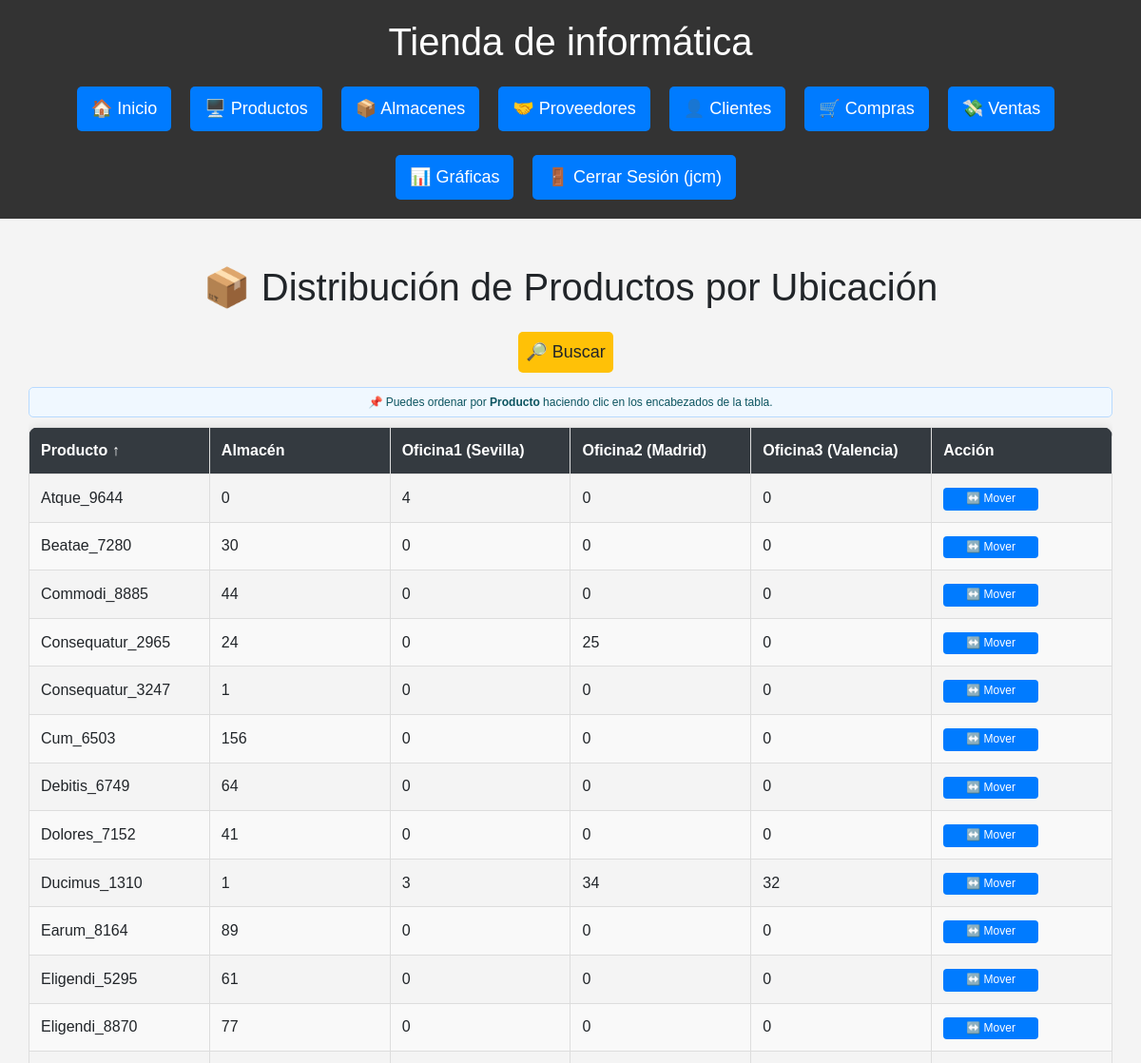
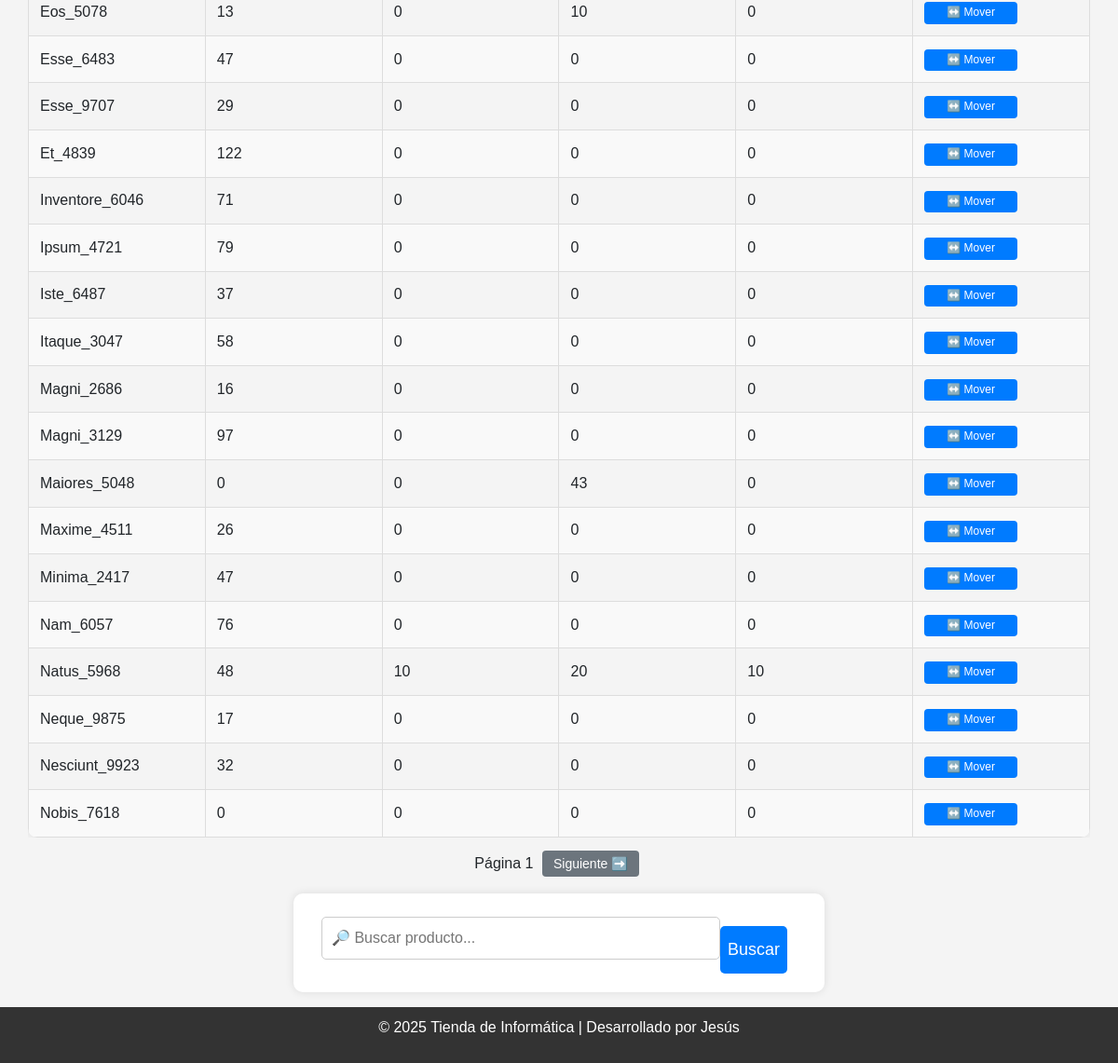
Page /almacenes (signed in) on the committed database (2 pictures, top to bottom).
### db.py (models this page shows)
class Ubicacion(Base):
    __tablename__ = "Ubicacion"
    id = Column(Integer, primary_key=True)
    nombre = Column(String(100), unique=True, nullable=False)

class Producto(Base):
    __tablename__ = "Producto"
    id = Column(Integer, primary_key=True)
    nombre = Column(String(150), unique=True, nullable=False)
    descripcion = Column(Text)
    categoria_id = Column(Integer, ForeignKey('Categoria.id'), nullable=True)
    precio = Column(Numeric(10, 2), nullable=False)
    stock = Column(Integer, default=0)
    cantidad_total = Column(Integer, default=30)
    fecha_creacion = Column(DateTime, default=func.now())
    categoria = relationship('Categoria', backref=backref('productos', lazy=True))
    ventas = relationship("DetalleVenta", back_populates="producto")

### routes/almacenes.py (the view)
@almacenes_bp.route('/almacenes')
@login_required
def ver_almacenes():
    nombre = request.args.get("nombre", "")
    pagina = int(request.args.get("pagina", 1))
    orden = request.args.get("orden", "producto")
    direccion = request.args.get("direccion", "asc")
    por_pagina = 30
    ubicaciones = sesion.query(Ubicacion).all()
    query = sesion.query(Producto)
    if nombre:
        query = query.filter(Producto.nombre.ilike(f"%{nombre}%"))
    if orden == "producto":
        if direccion == "desc":
            query = query.order_by(Producto.nombre.desc())
        else:
            query = query.order_by(Producto.nombre.asc())
    total = query.count()
    productos = query.offset((pagina - 1) * por_pagina).limit(por_pagina).all()
    datos_stock = []
    for producto in productos:
        stock_por_ubicacion = {u.nombre: 0 for u in ubicaciones}
        for entrada in producto.ubicaciones_stock:
            stock_por_ubicacion[entrada.ubicacion.nombre] = entrada.cantidad
        datos_stock.append({
            "id": producto.id,
            "producto": producto.nombre,
            "stock": stock_por_ubicacion
        })
    hay_anterior = pagina > 1
    hay_siguiente = (pagina * por_pagina) < total
    return render_template("almacenes/almacenes.html",
                           datos_stock=datos_stock,
                           ubicaciones=ubicaciones,
                           nombre=nombre,
                           pagina=pagina,
                           orden=orden,
                           direccion=direccion,
                           hay_anterior=hay_anterior,
                           hay_siguiente=hay_siguiente)

### db.py (called while the page is built)
def login_required(f):
    @wraps(f)
    def decorated_function(*args, **kwargs):
        if 'usuario' not in session:
            flash('Por favor, inicie sesión para acceder a esta página.', 'error')
            return redirect(url_for('login'))
        return f(*args, **kwargs)
    return decorated_function

### templates/almacenes/almacenes.html (shortened to what this page needs)
{% extends 'base.html' %}
{% block content %}
<div class="container mt-4">
    <h1>📦 Distribución de Productos por Ubicación</h1>
    <div class="botones-superiores">
        <a href="#form-busqueda-almacen" class="btn btn-add btn-search" >🔎 Buscar</a>
    </div>
    <div class="tabla-responive">
        <table class="tabla-estilizada">
            <div class="alerta-orden">
              📌 Puedes ordenar por <strong>Producto</strong> haciendo clic en los encabezados de la tabla.
            </div>
            <thead>
                <tr>
                    {% set nueva_direccion = 'desc' if direccion == 'asc' else 'asc' %}
                    <th>
                        <a href="{{ url_for('almacenes.ver_almacenes', orden='producto', direccion=nueva_direccion, nombre=nombre) }}">
                            Producto
                            {% if orden == 'producto' %}
                                {% if direccion == 'asc' %} ↑ {% else %} ↓ {% endif %}
                            {% endif %}
                        </a>
                    </th>
                    {% for ubicacion in ubicaciones %}
                        <th>{{ ubicacion.nombre }}</th>
                    {% endfor %}
                    <th>Acción</th>
                </tr>
            </thead>
            <tbody>
                {% for fila in datos_stock %}
                <tr>
                    <td>{{ fila.producto }}</td>
                    {% for ubicacion in ubicaciones %}
                        <td>{{ fila.stock[ubicacion.nombre] }}</td>
                    {% endfor %}
                    <td>
                        <a href="{{ url_for('almacenes.mover_producto', producto_id=fila.id) }}" class="btn-edit">↔️ Mover</a>
                    </td>
                </tr>
                {% endfor %}
            </tbody>
        </table>
    </div>
    <div class="paginacion mt-3">
        <span>Página {{ pagina }}</span>
        {% if hay_siguiente %}
            <a href="{{ url_for('almacenes.ver_almacenes', pagina=pagina+1, nombre=nombre, orden=orden, direccion=direccion) }}" class="btn-pagina">Siguiente ➡️</a>
        {% endif %}
    </div>
    <form method="GET" action="{{ url_for('almacenes.ver_almacenes') }}" class="mb-3 d-flex" id="form-busqueda-almacen">
        <input type="text" name="nombre" placeholder="🔎 Buscar producto..." value="{{ nombre or '' }}">
        <button type="submit" class="btn">Buscar</button>
    </form>
</div>
{% endblock %}

### static/estilos.css (style rules this page uses)
html, body { height: 100%; margin: 0; padding: 0; font-family: Arial, sans-serif; background-color: #f4f4f4; text-align: center; }
.container, main { width: 100%; padding: 0; margin: 0 auto; }
.alerta-orden { background-color: #f0f8ff; color: #0c5460; border: 1px solid #b8daff; padding: 6px 10px; border-radius: 5px; margin-bottom: 10px; font-size: 0.75rem; text-align: center; }
form { width: 50%; margin: 20px auto; background: white; padding: 20px 30px; border-radius: 10px; box-shadow: 0 0 10px rgba(0,0,0,0.1); text-align: left; }
form input, form textarea, form select { width: 100%; padding: 10px; margin-top: 5px; margin-bottom: 15px; border: 1px solid #ccc; border-radius: 5px; box-sizing: border-box; font-size: 16px; }
button, .btn { background: #007BFF; color: white; padding: 8px; border: none; margin-top: 15px; cursor: pointer; font-size: 18px; border-radius: 5px; transition: 0.3s; text-decoration: none; display: inline-block; margin-right: 10px; }
.btn-add { background: #418852; margin-bottom: 15px; }
.btn-pagina { background-color: #6c757d; color: white; font-size: 14px; padding: 6px 12px; border-radius: 4px; text-decoration: none; margin: 0 5px; }
.btn-edit { display: inline-block; max-width: 100px; background-color: #007BFF; color: white; padding: 4px 8px; font-size: 0.75rem; border: none; border-radius: 4px; cursor: pointer; transition: all 0.2s; text-decoration: none; white-space: nowrap; line-height: 1.3; margin: 0; box-shadow: none; width: 100% ; text-align: center; box-sizing: border-box; }
.btn-search { background-color: #ffc107; color: #212529; }
.tabla-estilizada { width: 100%; border-collapse: collapse; border-radius: 10px; overflow: hidden; box-shadow: 0 0 10px rgba(0,0,0,0.1); table-layout: fixed; }
.tabla-estilizada thead { background-color: #343a40; color: white; font-weight: bold; }
.tabla-estilizada th, .tabla-estilizada td { padding: 12px; border: 1px solid #ddd; text-align: left; max-width: 200px; word-wrap: break-word; white-space: normal; }
.tabla-estilizada tr:nth-child(even) { background-color: #f9f9f9; }
.tabla-estilizada thead th a { color: white; text-decoration: none; font-weight: bold; }
.tabla-responive { width: 100%; overflow-x: auto; -webkit-overflow-scrolling: touch; box-sizing: border-box; padding: 0 10x; }

### rows in the picture
Ubicacion: nombre "Almacén", nombre "0", nombre "30", nombre "44", nombre "24", nombre "1", nombre "156", nombre "64", nombre "41", nombre "89", nombre "61", nombre "77", nombre "13", nombre "47", nombre "29", nombre "122", nombre "71", nombre "79", nombre "37", nombre "58", nombre "16", nombre "97", nombre "26", nombre "76", nombre "48", nombre "17", nombre "32"
Ubicacion: nombre "Oficina1 (Sevilla)", nombre "4", nombre "0", nombre "3", nombre "10"
Ubicacion: nombre "Oficina2 (Madrid)", nombre "0", nombre "25", nombre "34", nombre "10", nombre "43", nombre "20"
Ubicacion: nombre "Oficina3 (Valencia)", nombre "0", nombre "32", nombre "10"
Producto: producto "Atque_9644"
Producto: producto "Beatae_7280"
Producto: producto "Commodi_8885"
Producto: producto "Consequatur_2965"
Producto: producto "Consequatur_3247"
Producto: producto "Cum_6503"
Producto: producto "Debitis_6749"
Producto: producto "Dolores_7152"
Producto: producto "Ducimus_1310"
Producto: producto "Earum_8164"
Producto: producto "Eligendi_5295"
Producto: producto "Eligendi_8870"
Producto: producto "Eos_5078"
Producto: producto "Esse_6483"
Producto: producto "Esse_9707"
Producto: producto "Et_4839"
Producto: producto "Inventore_6046"
Producto: producto "Ipsum_4721"
Producto: producto "Iste_6487"
Producto: producto "Itaque_3047"
Producto: producto "Magni_2686"
Producto: producto "Magni_3129"
Producto: producto "Maiores_5048"
Producto: producto "Maxime_4511"
Producto: producto "Minima_2417"
Producto: producto "Nam_6057"
Producto: producto "Natus_5968"
Producto: producto "Neque_9875"
Producto: producto "Nesciunt_9923"
Producto: producto "Nobis_7618"

### other values in the picture
{{ session['usuario'] }} "jcm"
{{ pagina }} "1"
